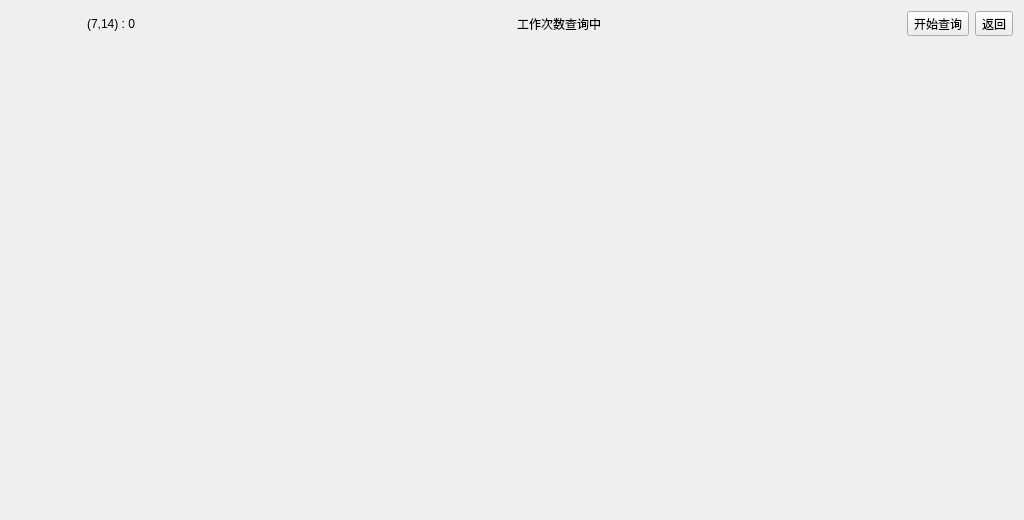
<?xml version="1.0" encoding="UTF-8"?>
<ui version="4.0">
 <class>FormCntCheck</class>
 <widget class="QWidget" name="FormCntCheck">
  <property name="windowModality">
   <enum>Qt::NonModal</enum>
  </property>
  <property name="geometry">
   <rect>
    <x>0</x>
    <y>0</y>
    <width>1024</width>
    <height>520</height>
   </rect>
  </property>
  <property name="windowTitle">
   <string>Form</string>
  </property>
  <property name="styleSheet">
   <string notr="true">border-image: url(:/image/lowerBkg.png);</string>
  </property>
  <layout class="QVBoxLayout" name="verticalLayout">
   <item>
    <layout class="QHBoxLayout" name="horizontalLayout">
     <item>
      <widget class="QLabel" name="labelPos">
       <property name="sizePolicy">
        <sizepolicy hsizetype="Fixed" vsizetype="Preferred">
         <horstretch>0</horstretch>
         <verstretch>0</verstretch>
        </sizepolicy>
       </property>
       <property name="minimumSize">
        <size>
         <width>200</width>
         <height>0</height>
        </size>
       </property>
       <property name="text">
        <string>(7,14) : 0</string>
       </property>
       <property name="alignment">
        <set>Qt::AlignCenter</set>
       </property>
      </widget>
     </item>
     <item>
      <widget class="QLabel" name="label">
       <property name="text">
        <string>工作次数查询中</string>
       </property>
       <property name="alignment">
        <set>Qt::AlignCenter</set>
       </property>
      </widget>
     </item>
     <item>
      <widget class="QToolButton" name="toolButton_2">
       <property name="text">
        <string>开始查询</string>
       </property>
      </widget>
     </item>
     <item>
      <widget class="QToolButton" name="toolButton">
       <property name="text">
        <string>返回</string>
       </property>
      </widget>
     </item>
    </layout>
   </item>
   <item>
    <layout class="QHBoxLayout" name="horizontalLayout_2">
     <item>
      <spacer name="verticalSpacer">
       <property name="orientation">
        <enum>Qt::Vertical</enum>
       </property>
       <property name="sizeHint" stdset="0">
        <size>
         <width>20</width>
         <height>40</height>
        </size>
       </property>
      </spacer>
     </item>
    </layout>
   </item>
  </layout>
 </widget>
 <resources/>
 <connections/>
</ui>
